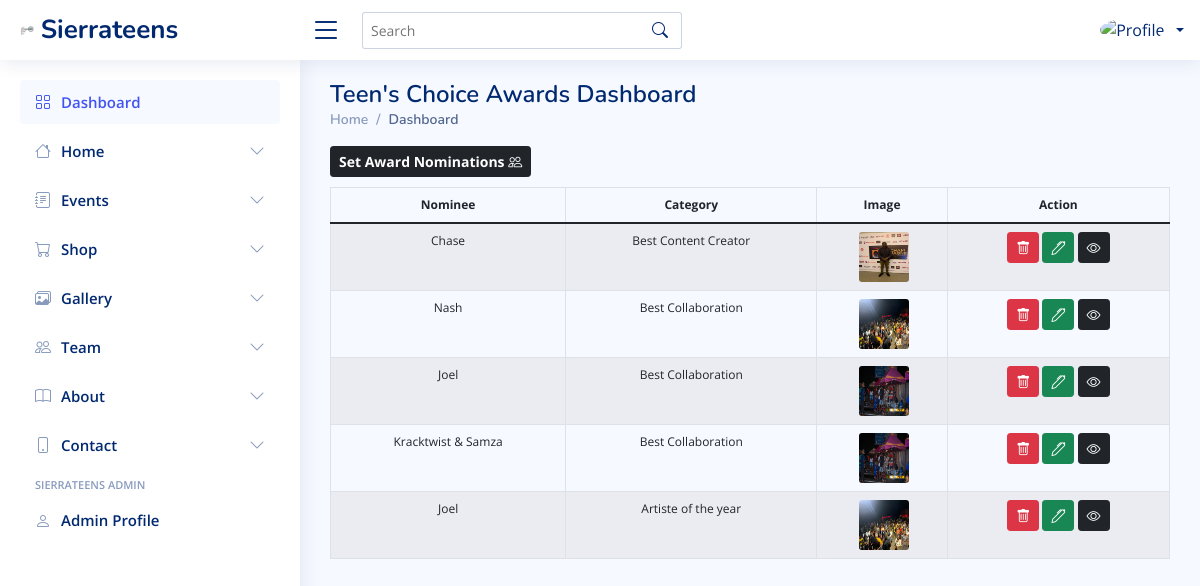
/admin/tcawards.php, run on the app's committed database.
### tables this page shows
CREATE TABLE `tblprivatenominations` (
  `nomineeid` int(11) NOT NULL,
  `nameofnominee` varchar(100) DEFAULT NULL,
  `profile` varchar(100) DEFAULT NULL,
  `catnameid` int(11) DEFAULT NULL
);

CREATE TABLE `tblawardcategory` (
  `awardid` int(11) NOT NULL,
  `catname` varchar(100) DEFAULT NULL
);

### admin/tcawards.php (the view, shortened to what this page needs)
<!DOCTYPE html>
<html lang="en">
<?php include 'dashboard-links.php';?>
<body>
<?php include 'dashboard-header.php';?>
 <?php include 'dashboard-sidebar.php';?>
  <main id="main" class="main">
    <div class="pagetitle">
      <h1>Teen's Choice Awards Dashboard</h1>
      <nav>
        <ol class="breadcrumb">
          <li class="breadcrumb-item"><a href="dashboard">Home</a></li>
          <li class="breadcrumb-item active">Dashboard</li>
        </ol>
        <div class="btn-group me-2">
            <button  class="btn btn-sm btn-dark fw-bold"  data-bs-toggle="modal" data-bs-target="#adminAwards">Set Award Nominations <i class="bi bi-people"></i></button>
          </div>
      </nav>
    </div>
<table class="table table-striped table-bordered table-hover table-responsive datatable" style="font-size:12px" cellspacing="0">
          <thead class="text-center">
            <tr>
              <th>Nominee</th>
              <th>Category</th>
              <th>Image</th>
              <th>Action</th>
            </tr>
          </thead>
          <tbody class="text-center">
            <tr>
<?php
include '../includes/config.php';
 $query = "SELECT * FROM tblprivatenominations JOIN tblawardcategory
 ON tblawardcategory.awardid = tblprivatenominations.catnameid";
 $queryrun = mysqli_query($conn, $query);
 $rowcount = mysqli_num_rows($queryrun);
 if ($rowcount > 0){
     while($row = mysqli_fetch_assoc($queryrun)){ ?>
    <td><?php echo $row['nameofnominee'];?></td>
    <td><?php echo $row['catname'];?></td>
    <td><img class="img-profile" src="../<?php echo $row['profile'];?>" /></td>
<td>
  <a href="controller.php?deletenominee=<?php echo $row['nomineeid'];?>" class="text-white mr-2 text-decoration-none btn btn-danger btn-sm" onclick="return confirm('Do you want to remove this nominee?')";
    title="Delete"><i class="bi bi-trash"></i> </a>
    <a href="tcawards-edit?editnominee=<?php echo $row['nomineeid'];?>" class="text-white mr-2 text-decoration-none btn btn-success btn-sm" onclick="return confirm('Do you want to edit this nomination details?')";
    title="Edit"><i class="bi bi-pen"></i> </a>
    <a href="controller.php?makepublic=<?php echo $row['nomineeid'];?>" class="text-white mr-2 text-decoration-none btn btn-dark btn-sm" onclick="return confirm('Are you sure you want to make this nomination public ?')";
    title="Make Public"><i class="bi bi-eye"></i> </a>
</td>
</tr>
<?php
}
 }
 ?>
          </tbody>
        </table>
  </main>
  <?php include 'dashboard-footer.php';?>

### admin/assets/css/style.css (style rules this page uses)
:root { scroll-behavior: smooth; }
.img-profile { width: 40px !important; height: 40px !important; margin-left: 3px; border-radius: 3px; }
body { font-family: "Open Sans", sans-serif; background: #f6f9ff; color: #444444; }
a { color: #4154f1; text-decoration: none; }
h1, h2, h3, h4, h5, h6 { font-family: "Nunito", sans-serif; }
#main { margin-top: 60px; padding: 20px 30px; transition: all 0.3s; }
.pagetitle { margin-bottom: 10px; }
.pagetitle h1 { font-size: 24px; margin-bottom: 0; font-weight: 600; color: #012970; }
.breadcrumb { font-size: 14px; font-family: "Nunito", sans-serif; color: #899bbd; font-weight: 600; }
.breadcrumb a { color: #899bbd; transition: 0.3s; }
.breadcrumb .breadcrumb-item::before { color: #899bbd; }
.breadcrumb .active { color: #51678f; font-weight: 600; }
@media (min-width: 1200px) { #main, #footer { margin-left: 300px; } }

### admin/dashboard-links.php (style rules this page uses)
.img-profile { width: 50px !important; height: 50px !important; margin-left: 3px; border-radius: 3px; }

### data on the page
tblprivatenominations: nameofnominee "Chase", catnameid.catname "Best Content Creator", profile (picture)
tblprivatenominations: nameofnominee "Nash", catnameid.catname "Best Collaboration", profile (picture)
tblprivatenominations: nameofnominee "Joel", catnameid.catname "Best Collaboration", profile (picture)
tblprivatenominations: nameofnominee "Kracktwist & Samza", catnameid.catname "Best Collaboration", profile (picture)
tblprivatenominations: nameofnominee "Joel", catnameid.catname "Artiste of the year", profile (picture)
